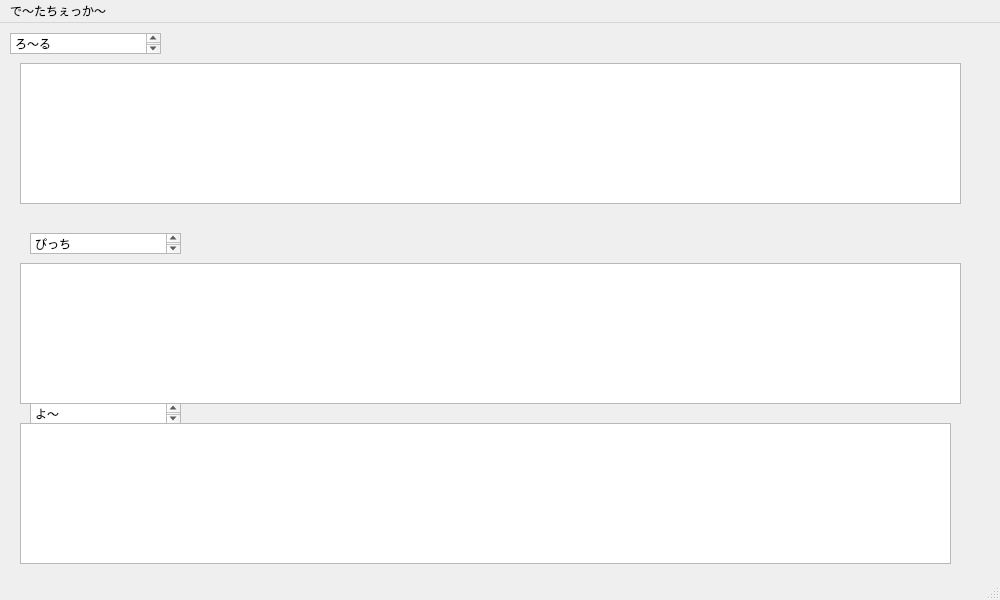
<?xml version="1.0" encoding="UTF-8"?>
<ui version="4.0">
 <class>MainWindow</class>
 <widget class="QMainWindow" name="MainWindow">
  <property name="geometry">
   <rect>
    <x>0</x>
    <y>0</y>
    <width>1000</width>
    <height>600</height>
   </rect>
  </property>
  <property name="minimumSize">
   <size>
    <width>200</width>
    <height>200</height>
   </size>
  </property>
  <property name="maximumSize">
   <size>
    <width>1000</width>
    <height>600</height>
   </size>
  </property>
  <property name="windowTitle">
   <string>MainWindow</string>
  </property>
  <widget class="QWidget" name="centralwidget">
   <widget class="GraphicsLayoutWidget" name="roll_plot">
    <property name="geometry">
     <rect>
      <x>20</x>
      <y>40</y>
      <width>941</width>
      <height>141</height>
     </rect>
    </property>
   </widget>
   <widget class="GraphicsLayoutWidget" name="pitch_plot">
    <property name="geometry">
     <rect>
      <x>20</x>
      <y>240</y>
      <width>941</width>
      <height>141</height>
     </rect>
    </property>
   </widget>
   <widget class="GraphicsLayoutWidget" name="yaw_plot">
    <property name="geometry">
     <rect>
      <x>20</x>
      <y>400</y>
      <width>931</width>
      <height>141</height>
     </rect>
    </property>
   </widget>
   <widget class="QTextEdit" name="textEdit">
    <property name="geometry">
     <rect>
      <x>30</x>
      <y>380</y>
      <width>151</width>
      <height>21</height>
     </rect>
    </property>
    <property name="html">
     <string>&lt;!DOCTYPE HTML PUBLIC &quot;-//W3C//DTD HTML 4.0//EN&quot; &quot;http://www.w3.org/TR/REC-html40/strict.dtd&quot;&gt;
&lt;html&gt;&lt;head&gt;&lt;meta name=&quot;qrichtext&quot; content=&quot;1&quot; /&gt;&lt;meta charset=&quot;utf-8&quot; /&gt;&lt;style type=&quot;text/css&quot;&gt;
p, li { white-space: pre-wrap; }
hr { height: 1px; border-width: 0; }
li.unchecked::marker { content: &quot;\2610&quot;; }
li.checked::marker { content: &quot;\2612&quot;; }
&lt;/style&gt;&lt;/head&gt;&lt;body style=&quot; font-family:'Yu Gothic UI'; font-size:9pt; font-weight:400; font-style:normal;&quot;&gt;
&lt;p style=&quot; margin-top:0px; margin-bottom:0px; margin-left:0px; margin-right:0px; -qt-block-indent:0; text-indent:0px;&quot;&gt;よ～&lt;/p&gt;&lt;/body&gt;&lt;/html&gt;</string>
    </property>
   </widget>
   <widget class="QTextEdit" name="textEdit_2">
    <property name="geometry">
     <rect>
      <x>10</x>
      <y>10</y>
      <width>151</width>
      <height>21</height>
     </rect>
    </property>
    <property name="html">
     <string>&lt;!DOCTYPE HTML PUBLIC &quot;-//W3C//DTD HTML 4.0//EN&quot; &quot;http://www.w3.org/TR/REC-html40/strict.dtd&quot;&gt;
&lt;html&gt;&lt;head&gt;&lt;meta name=&quot;qrichtext&quot; content=&quot;1&quot; /&gt;&lt;meta charset=&quot;utf-8&quot; /&gt;&lt;style type=&quot;text/css&quot;&gt;
p, li { white-space: pre-wrap; }
hr { height: 1px; border-width: 0; }
li.unchecked::marker { content: &quot;\2610&quot;; }
li.checked::marker { content: &quot;\2612&quot;; }
&lt;/style&gt;&lt;/head&gt;&lt;body style=&quot; font-family:'Yu Gothic UI'; font-size:9pt; font-weight:400; font-style:normal;&quot;&gt;
&lt;p style=&quot; margin-top:0px; margin-bottom:0px; margin-left:0px; margin-right:0px; -qt-block-indent:0; text-indent:0px;&quot;&gt;ろ～る&lt;/p&gt;&lt;/body&gt;&lt;/html&gt;</string>
    </property>
   </widget>
   <widget class="QTextEdit" name="textEdit_3">
    <property name="geometry">
     <rect>
      <x>30</x>
      <y>210</y>
      <width>151</width>
      <height>21</height>
     </rect>
    </property>
    <property name="html">
     <string>&lt;!DOCTYPE HTML PUBLIC &quot;-//W3C//DTD HTML 4.0//EN&quot; &quot;http://www.w3.org/TR/REC-html40/strict.dtd&quot;&gt;
&lt;html&gt;&lt;head&gt;&lt;meta name=&quot;qrichtext&quot; content=&quot;1&quot; /&gt;&lt;meta charset=&quot;utf-8&quot; /&gt;&lt;style type=&quot;text/css&quot;&gt;
p, li { white-space: pre-wrap; }
hr { height: 1px; border-width: 0; }
li.unchecked::marker { content: &quot;\2610&quot;; }
li.checked::marker { content: &quot;\2612&quot;; }
&lt;/style&gt;&lt;/head&gt;&lt;body style=&quot; font-family:'Yu Gothic UI'; font-size:9pt; font-weight:400; font-style:normal;&quot;&gt;
&lt;p style=&quot; margin-top:0px; margin-bottom:0px; margin-left:0px; margin-right:0px; -qt-block-indent:0; text-indent:0px;&quot;&gt;ぴっち&lt;/p&gt;&lt;/body&gt;&lt;/html&gt;</string>
    </property>
   </widget>
  </widget>
  <widget class="QMenuBar" name="menubar">
   <property name="geometry">
    <rect>
     <x>0</x>
     <y>0</y>
     <width>1000</width>
     <height>33</height>
    </rect>
   </property>
   <widget class="QMenu" name="menu">
    <property name="title">
     <string>で～たちぇっか～</string>
    </property>
   </widget>
   <addaction name="menu"/>
  </widget>
  <widget class="QStatusBar" name="statusbar"/>
 </widget>
 <customwidgets>
  <customwidget>
   <class>GraphicsLayoutWidget</class>
   <extends>QGraphicsView</extends>
   <header location="global">pyqtgraph</header>
  </customwidget>
 </customwidgets>
 <resources/>
 <connections/>
</ui>
